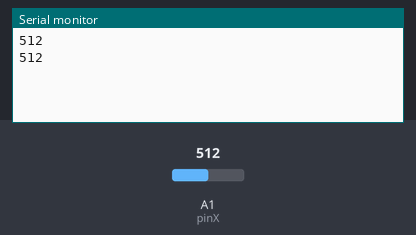
A sketch run on a simulated Arduino Uno, built with avr-gcc and run on an emulated ATmega328P. Parts: the last lines printed to the serial monitor. The inputs (shaded band) are chosen by the test bench; at power-on: A1 (pinX) = 512.

Above: at 3.8 s.
3.9 s: A1 (pinX) set to 716
At 6.6 s:
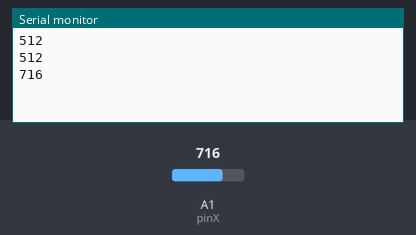
7.8 s: A1 (pinX) set to 900
At 10.1 s:
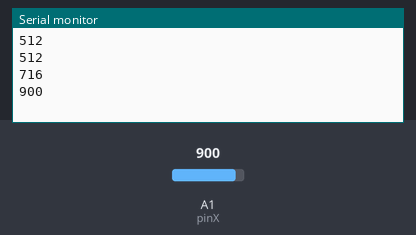
Timing chart, 0 to 11.6 s (numbered marks = the images above; inputs shaded):
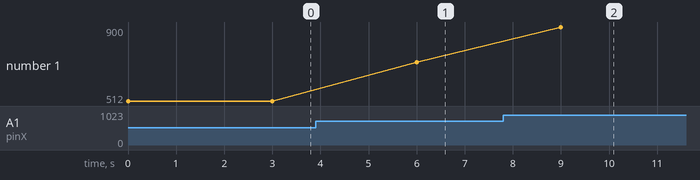

Measured:
- after the input at 3.9 s, the serial monitor: prints a new line after 2.1 s (image 1)
- after the input at 7.8 s, the serial monitor: prints a new line after 1.2 s (image 2)
- plotted number 1: 512 → 716 after the input at 3.9 s, 716 → 900 after the input at 7.8 s

The sketch:

naklon.ino
```cpp
// пины подключения x,y,z

const int pinX = A1;


// переменные для хранения значений

unsigned int x;


void setup() {

  // запуск последовательного порта

  Serial.begin(9600);

}


void loop() {

  // получение данных

  x = analogRead(pinX);


  // вывод в последовательный порт

  Serial.println(x);


  // пауза

  delay(3000);

}
```
